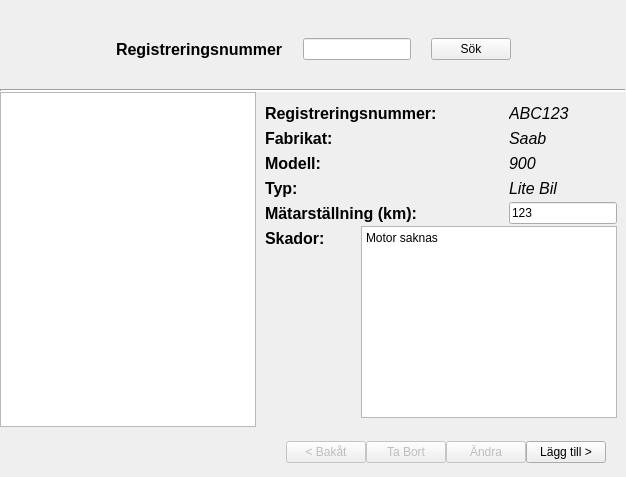
      <widget class="QWidget" name="tabVihicle">
       <attribute name="title">
        <string>Fordon</string>
       </attribute>
       <layout class="QVBoxLayout" name="verticalLayout_2">
        <property name="spacing">
         <number>0</number>
        </property>
        <property name="margin">
         <number>0</number>
        </property>
        <item>
         <layout class="QGridLayout" name="gridLayoutP5top">
          <property name="leftMargin">
           <number>0</number>
          </property>
          <property name="topMargin">
           <number>9</number>
          </property>
          <property name="rightMargin">
           <number>0</number>
          </property>
          <property name="bottomMargin">
           <number>0</number>
          </property>
          <item row="0" column="6">
           <spacer name="horizontalSpacer_32">
            <property name="orientation">
             <enum>Qt::Horizontal</enum>
            </property>
            <property name="sizeHint" stdset="0">
             <size>
              <width>40</width>
              <height>20</height>
             </size>
            </property>
           </spacer>
          </item>
          <item row="0" column="3">
           <widget class="QLineEdit" name="lineEditP5search">
            <property name="sizePolicy">
             <sizepolicy hsizetype="Fixed" vsizetype="Fixed">
              <horstretch>0</horstretch>
              <verstretch>0</verstretch>
             </sizepolicy>
            </property>
            <property name="maxLength">
             <number>6</number>
            </property>
           </widget>
          </item>
          <item row="0" column="2">
           <spacer name="horizontalSpacer_35">
            <property name="orientation">
             <enum>Qt::Horizontal</enum>
            </property>
            <property name="sizeType">
             <enum>QSizePolicy::Fixed</enum>
            </property>
            <property name="sizeHint" stdset="0">
             <size>
              <width>20</width>
              <height>20</height>
             </size>
            </property>
           </spacer>
          </item>
          <item row="0" column="5">
           <widget class="QPushButton" name="pushButtonP5search">
            <property name="text">
             <string>Sök</string>
            </property>
           </widget>
          </item>
          <item row="0" column="0">
           <spacer name="horizontalSpacer_33">
            <property name="orientation">
             <enum>Qt::Horizontal</enum>
            </property>
            <property name="sizeHint" stdset="0">
             <size>
              <width>40</width>
              <height>20</height>
             </size>
            </property>
           </spacer>
          </item>
          <item row="0" column="4">
           <spacer name="horizontalSpacer_34">
            <property name="orientation">
             <enum>Qt::Horizontal</enum>
            </property>
            <property name="sizeType">
             <enum>QSizePolicy::Fixed</enum>
            </property>
            <property name="sizeHint" stdset="0">
             <size>
              <width>20</width>
              <height>0</height>
             </size>
            </property>
           </spacer>
          </item>
          <item row="0" column="1">
           <widget class="QLabel" name="labelP5regnr_topic">
            <property name="font">
             <font>
              <pointsize>12</pointsize>
              <weight>75</weight>
              <bold>true</bold>
             </font>
            </property>
            <property name="text">
             <string>Registreringsnummer</string>
            </property>
           </widget>
          </item>
          <item row="0" column="7">
           <spacer name="verticalSpacer_15">
            <property name="orientation">
             <enum>Qt::Vertical</enum>
            </property>
            <property name="sizeType">
             <enum>QSizePolicy::Fixed</enum>
            </property>
            <property name="sizeHint" stdset="0">
             <size>
              <width>0</width>
              <height>80</height>
             </size>
            </property>
           </spacer>
          </item>
          <item row="1" column="0" colspan="8">
           <widget class="Line" name="line_5">
            <property name="lineWidth">
             <number>2</number>
            </property>
            <property name="orientation">
             <enum>Qt::Horizontal</enum>
            </property>
           </widget>
          </item>
         </layout>
        </item>
        <item>
         <layout class="QHBoxLayout" name="horizontalLayoutP5middle">
          <property name="spacing">
           <number>0</number>
          </property>
          <item>
           <widget class="QTableWidget" name="tableWidgetP5">
            <property name="sizePolicy">
             <sizepolicy hsizetype="Expanding" vsizetype="Expanding">
              <horstretch>0</horstretch>
              <verstretch>0</verstretch>
             </sizepolicy>
            </property>
            <property name="maximumSize">
             <size>
              <width>500</width>
              <height>16777215</height>
             </size>
            </property>
           </widget>
          </item>
          <item>
           <layout class="QGridLayout" name="gridLayout_5">
            <property name="horizontalSpacing">
             <number>20</number>
            </property>
            <property name="margin">
             <number>9</number>
            </property>
            <item row="4" column="0" colspan="2">
             <widget class="QLabel" name="labelP5mileage">
              <property name="sizePolicy">
               <sizepolicy hsizetype="Preferred" vsizetype="Fixed">
                <horstretch>0</horstretch>
                <verstretch>0</verstretch>
               </sizepolicy>
              </property>
              <property name="minimumSize">
               <size>
                <width>0</width>
                <height>25</height>
               </size>
              </property>
              <property name="font">
               <font>
                <pointsize>12</pointsize>
                <weight>75</weight>
                <bold>true</bold>
               </font>
              </property>
              <property name="text">
               <string>Mätarställning (km):</string>
              </property>
             </widget>
            </item>
            <item row="1" column="0" colspan="2">
             <widget class="QLabel" name="labelP5fabric">
              <property name="sizePolicy">
               <sizepolicy hsizetype="Preferred" vsizetype="Fixed">
                <horstretch>0</horstretch>
                <verstretch>0</verstretch>
               </sizepolicy>
              </property>
              <property name="minimumSize">
               <size>
                <width>0</width>
                <height>25</height>
               </size>
              </property>
              <property name="font">
               <font>
                <pointsize>12</pointsize>
                <weight>75</weight>
                <bold>true</bold>
               </font>
              </property>
              <property name="text">
               <string>Fabrikat:</string>
              </property>
             </widget>
            </item>
            <item row="0" column="0" colspan="2">
             <widget class="QLabel" name="labelP5regnr">
              <property name="sizePolicy">
               <sizepolicy hsizetype="Preferred" vsizetype="Fixed">
                <horstretch>0</horstretch>
                <verstretch>0</verstretch>
               </sizepolicy>
              </property>
              <property name="minimumSize">
               <size>
                <width>0</width>
                <height>25</height>
               </size>
              </property>
              <property name="font">
               <font>
                <pointsize>12</pointsize>
                <weight>75</weight>
                <bold>true</bold>
               </font>
              </property>
              <property name="text">
               <string>Registreringsnummer:</string>
              </property>
             </widget>
            </item>
            <item row="5" column="1" rowspan="2" colspan="2">
             <widget class="QPlainTextEdit" name="plainTextEditP5damages_var">
              <property name="sizePolicy">
               <sizepolicy hsizetype="Preferred" vsizetype="Expanding">
                <horstretch>0</horstretch>
                <verstretch>0</verstretch>
               </sizepolicy>
              </property>
              <property name="minimumSize">
               <size>
                <width>200</width>
                <height>0</height>
               </size>
              </property>
              <property name="maximumSize">
               <size>
                <width>300</width>
                <height>16777215</height>
               </size>
              </property>
              <property name="readOnly">
               <bool>true</bool>
              </property>
              <property name="plainText">
               <string>Motor saknas</string>
              </property>
             </widget>
            </item>
            <item row="5" column="0">
             <widget class="QLabel" name="labelP5damages">
              <property name="sizePolicy">
               <sizepolicy hsizetype="Preferred" vsizetype="Fixed">
                <horstretch>0</horstretch>
                <verstretch>0</verstretch>
               </sizepolicy>
              </property>
              <property name="minimumSize">
               <size>
                <width>0</width>
                <height>25</height>
               </size>
              </property>
              <property name="font">
               <font>
                <pointsize>12</pointsize>
                <weight>75</weight>
                <bold>true</bold>
               </font>
              </property>
              <property name="text">
               <string>Skador:</string>
              </property>
             </widget>
            </item>
            <item row="4" column="2">
             <widget class="QLineEdit" name="lineEditP5mileage_var">
              <property name="sizePolicy">
               <sizepolicy hsizetype="Fixed" vsizetype="Fixed">
                <horstretch>0</horstretch>
                <verstretch>0</verstretch>
               </sizepolicy>
              </property>
              <property name="minimumSize">
               <size>
                <width>100</width>
                <height>0</height>
               </size>
              </property>
              <property name="text">
               <string>123</string>
              </property>
              <property name="maxLength">
               <number>6</number>
              </property>
              <property name="readOnly">
               <bool>true</bool>
              </property>
             </widget>
            </item>
            <item row="3" column="2">
             <widget class="QLabel" name="labelP5type_var">
              <property name="sizePolicy">
               <sizepolicy hsizetype="Fixed" vsizetype="Preferred">
                <horstretch>0</horstretch>
                <verstretch>0</verstretch>
               </sizepolicy>
              </property>
              <property name="minimumSize">
               <size>
                <width>100</width>
                <height>0</height>
               </size>
              </property>
              <property name="font">
               <font>
                <pointsize>12</pointsize>
                <italic>true</italic>
               </font>
              </property>
              <property name="text">
               <string>Lite Bil</string>
              </property>
             </widget>
            </item>
            <item row="0" column="2">
             <widget class="QLabel" name="labelP5regnr_var">
              <property name="sizePolicy">
               <sizepolicy hsizetype="Fixed" vsizetype="Preferred">
                <horstretch>0</horstretch>
                <verstretch>0</verstretch>
               </sizepolicy>
              </property>
              <property name="minimumSize">
               <size>
                <width>100</width>
                <height>0</height>
               </size>
              </property>
              <property name="font">
               <font>
                <pointsize>12</pointsize>
                <italic>true</italic>
               </font>
              </property>
              <property name="text">
               <string>ABC123</string>
              </property>
             </widget>
            </item>
            <item row="1" column="2">
             <widget class="QLabel" name="labelP5fabric_var">
              <property name="sizePolicy">
               <sizepolicy hsizetype="Fixed" vsizetype="Preferred">
                <horstretch>0</horstretch>
                <verstretch>0</verstretch>
               </sizepolicy>
              </property>
              <property name="minimumSize">
               <size>
                <width>100</width>
                <height>0</height>
               </size>
              </property>
              <property name="font">
               <font>
                <pointsize>12</pointsize>
                <italic>true</italic>
               </font>
              </property>
              <property name="text">
               <string>Saab</string>
              </property>
             </widget>
            </item>
            <item row="2" column="2">
             <widget class="QLabel" name="labelP5model_var">
              <property name="sizePolicy">
               <sizepolicy hsizetype="Fixed" vsizetype="Preferred">
                <horstretch>0</horstretch>
                <verstretch>0</verstretch>
               </sizepolicy>
              </property>
              <property name="minimumSize">
               <size>
                <width>100</width>
                <height>0</height>
               </size>
              </property>
              <property name="font">
               <font>
                <pointsize>12</pointsize>
                <italic>true</italic>
               </font>
              </property>
              <property name="text">
               <string>900</string>
              </property>
             </widget>
            </item>
            <item row="3" column="0" colspan="2">
             <widget class="QLabel" name="labelP5type">
              <property name="sizePolicy">
               <sizepolicy hsizetype="Preferred" vsizetype="Fixed">
                <horstretch>0</horstretch>
                <verstretch>0</verstretch>
               </sizepolicy>
              </property>
              <property name="minimumSize">
               <size>
                <width>0</width>
                <height>25</height>
               </size>
              </property>
              <property name="font">
               <font>
                <pointsize>12</pointsize>
                <weight>75</weight>
                <bold>true</bold>
               </font>
              </property>
              <property name="text">
               <string>Typ:</string>
              </property>
             </widget>
            </item>
            <item row="2" column="0" colspan="2">
             <widget class="QLabel" name="labelP5model">
              <property name="sizePolicy">
               <sizepolicy hsizetype="Preferred" vsizetype="Fixed">
                <horstretch>0</horstretch>
                <verstretch>0</verstretch>
               </sizepolicy>
              </property>
              <property name="minimumSize">
               <size>
                <width>0</width>
                <height>25</height>
               </size>
              </property>
              <property name="font">
               <font>
                <pointsize>12</pointsize>
                <weight>75</weight>
                <bold>true</bold>
               </font>
              </property>
              <property name="text">
               <string>Modell:</string>
              </property>
             </widget>
            </item>
           </layout>
          </item>
         </layout>
        </item>
        <item>
         <layout class="QGridLayout" name="gridLayoutP5bottom">
          <item row="0" column="4">
           <widget class="QPushButton" name="pushButtonP5add">
            <property name="text">
             <string>Lägg till &gt;</string>
            </property>
           </widget>
          </item>
          <item row="0" column="5">
           <spacer name="verticalSpacer_16">
            <property name="orientation">
             <enum>Qt::Vertical</enum>
            </property>
            <property name="sizeType">
             <enum>QSizePolicy::Fixed</enum>
            </property>
            <property name="sizeHint" stdset="0">
             <size>
              <width>20</width>
              <height>50</height>
             </size>
            </property>
           </spacer>
          </item>
          <item row="0" column="0">
           <spacer name="horizontalSpacer_36">
            <property name="orientation">
             <enum>Qt::Horizontal</enum>
            </property>
            <property name="sizeHint" stdset="0">
             <size>
              <width>40</width>
              <height>20</height>
             </size>
            </property>
           </spacer>
          </item>
          <item row="0" column="3">
           <widget class="QPushButton" name="pushButtonP5change_and_save">
            <property name="enabled">
             <bool>false</bool>
            </property>
            <property name="text">
             <string>Ändra</string>
            </property>
           </widget>
          </item>
          <item row="0" column="2">
           <widget class="QPushButton" name="pushButtonP5remove_and_undo">
            <property name="enabled">
             <bool>false</bool>
            </property>
            <property name="text">
             <string>Ta Bort</string>
            </property>
           </widget>
          </item>
          <item row="0" column="1">
           <widget class="QPushButton" name="pushButtonP5back">
            <property name="enabled">
             <bool>false</bool>
            </property>
            <property name="text">
             <string>&lt; Bakåt</string>
            </property>
           </widget>
          </item>
         </layout>
        </item>
        <item>
         <spacer name="verticalSpacer_22">
          <property name="orientation">
           <enum>Qt::Vertical</enum>
          </property>
          <property name="sizeHint" stdset="0">
           <size>
            <width>20</width>
            <height>0</height>
           </size>
          </property>
         </spacer>
        </item>
       </layout>
      </widget>
